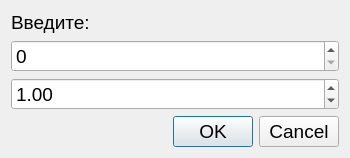
<?xml version="1.0" encoding="UTF-8"?>
<ui version="4.0">
 <class>Dialog</class>
 <widget class="QDialog" name="Dialog">
  <property name="geometry">
   <rect>
    <x>0</x>
    <y>0</y>
    <width>350</width>
    <height>148</height>
   </rect>
  </property>
  <property name="font">
   <font>
    <family>Tahoma</family>
    <pointsize>14</pointsize>
   </font>
  </property>
  <property name="windowTitle">
   <string>Title</string>
  </property>
  <layout class="QVBoxLayout" name="verticalLayout">
   <item>
    <widget class="QLabel" name="ask_label">
     <property name="sizePolicy">
      <sizepolicy hsizetype="Preferred" vsizetype="Preferred">
       <horstretch>0</horstretch>
       <verstretch>0</verstretch>
      </sizepolicy>
     </property>
     <property name="maximumSize">
      <size>
       <width>16777215</width>
       <height>50</height>
      </size>
     </property>
     <property name="text">
      <string>Введите:</string>
     </property>
    </widget>
   </item>
   <item>
    <widget class="QSpinBox" name="int_field">
     <property name="sizePolicy">
      <sizepolicy hsizetype="Minimum" vsizetype="MinimumExpanding">
       <horstretch>0</horstretch>
       <verstretch>0</verstretch>
      </sizepolicy>
     </property>
     <property name="maximumSize">
      <size>
       <width>16777215</width>
       <height>35</height>
      </size>
     </property>
     <property name="maximum">
      <number>1000</number>
     </property>
    </widget>
   </item>
   <item>
    <widget class="QDoubleSpinBox" name="double_field">
     <property name="sizePolicy">
      <sizepolicy hsizetype="Minimum" vsizetype="MinimumExpanding">
       <horstretch>0</horstretch>
       <verstretch>0</verstretch>
      </sizepolicy>
     </property>
     <property name="maximumSize">
      <size>
       <width>16777215</width>
       <height>35</height>
      </size>
     </property>
     <property name="locale">
      <locale language="English" country="UnitedStates"/>
     </property>
     <property name="minimum">
      <double>-100.000000000000000</double>
     </property>
     <property name="maximum">
      <double>100.000000000000000</double>
     </property>
     <property name="singleStep">
      <double>0.050000000000000</double>
     </property>
     <property name="value">
      <double>1.000000000000000</double>
     </property>
    </widget>
   </item>
   <item>
    <widget class="QDialogButtonBox" name="button_box">
     <property name="orientation">
      <enum>Qt::Horizontal</enum>
     </property>
     <property name="standardButtons">
      <set>QDialogButtonBox::Cancel|QDialogButtonBox::Ok</set>
     </property>
    </widget>
   </item>
  </layout>
 </widget>
 <resources/>
 <connections>
  <connection>
   <sender>button_box</sender>
   <signal>accepted()</signal>
   <receiver>Dialog</receiver>
   <slot>accept()</slot>
   <hints>
    <hint type="sourcelabel">
     <x>248</x>
     <y>254</y>
    </hint>
    <hint type="destinationlabel">
     <x>157</x>
     <y>274</y>
    </hint>
   </hints>
  </connection>
  <connection>
   <sender>button_box</sender>
   <signal>rejected()</signal>
   <receiver>Dialog</receiver>
   <slot>reject()</slot>
   <hints>
    <hint type="sourcelabel">
     <x>316</x>
     <y>260</y>
    </hint>
    <hint type="destinationlabel">
     <x>286</x>
     <y>274</y>
    </hint>
   </hints>
  </connection>
 </connections>
</ui>
